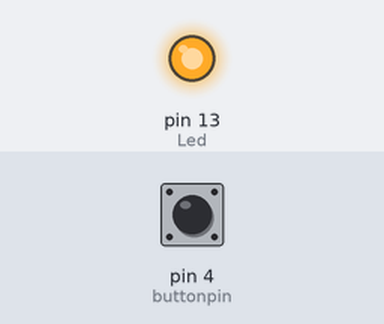
Simulated run of this sketch. Board: Arduino Uno, built with avr-gcc and run on an emulated ATmega328P. On the bench: output pins drawn as LEDs (lit = HIGH). The test bench sets the inputs (shaded band); at power-on: pin 4 (buttonpin) LOW.

Above: at 1.2 s.
1.3 s: pin 4 (buttonpin) pulled HIGH for 0.15 s
At 1.37 s:
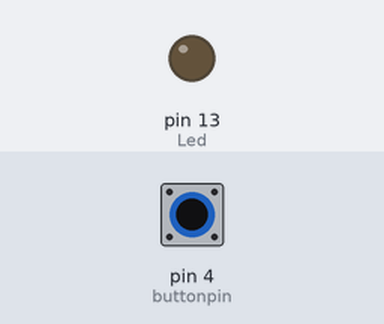
2.9 s: pin 4 (buttonpin) pulled HIGH for 3.2 s
At 6.7 s:
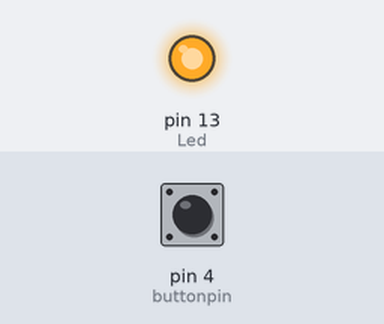
Timing chart, 0 to 8.2 s (numbered marks = the images above; inputs shaded):
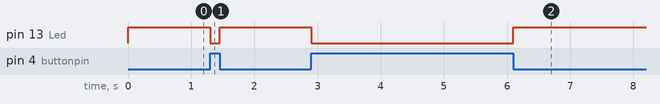

Measured:
- after the input at 1.3 s, pin 13 (Led): HIGH → LOW at once, → HIGH 0.15 s later
- after the input at 2.9 s, pin 13 (Led): HIGH → LOW at once, → HIGH 3.2 s later

The sketch:

Photo-interrupter_MODULE.ino
```cpp
int Led=13;//define the led's port
int buttonpin=4; //define the port of light blocking module
int val;//define digital variable val
void  setup()
{
pinMode(Led,OUTPUT);//define digital variable val
pinMode(buttonpin,INPUT);//define light blocking module as a output port
}
void  loop()
{ val=digitalRead(buttonpin);//read the value of the digital interface 4 assigned to val
if(val==HIGH)//when the light blocking sensor have signal, LED blink
{
digitalWrite(Led,LOW);
}
else
{
digitalWrite(Led,HIGH);
}
}
```
